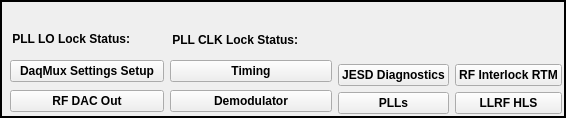
        <widget class="QFrame" name="frame_3">
         <property name="styleSheet">
          <string notr="true"/>
         </property>
         <property name="frameShape">
          <enum>QFrame::WinPanel</enum>
         </property>
         <property name="frameShadow">
          <enum>QFrame::Plain</enum>
         </property>
         <property name="lineWidth">
          <number>9</number>
         </property>
         <layout class="QGridLayout" name="gridLayout">
          <property name="leftMargin">
           <number>2</number>
          </property>
          <property name="topMargin">
           <number>2</number>
          </property>
          <property name="rightMargin">
           <number>2</number>
          </property>
          <property name="bottomMargin">
           <number>2</number>
          </property>
          <item row="0" column="0" colspan="5">
           <widget class="PyDMLabel" name="PyDMLabel">
            <property name="font">
             <font>
              <italic>true</italic>
             </font>
            </property>
            <property name="toolTip">
             <string/>
            </property>
            <property name="styleSheet">
             <string notr="true">PyDMLabel {
  background-color: rgb(229,229,231);
}</string>
            </property>
            <property name="scaledContents">
             <bool>true</bool>
            </property>
            <property name="channel" stdset="0">
             <string>ca://${DEVICE}:AMC_BUILDSTAMP</string>
            </property>
            <property name="displayFormat" stdset="0">
             <enum>PyDMLabel::String</enum>
            </property>
           </widget>
          </item>
          <item row="1" column="3">
           <layout class="QVBoxLayout" name="verticalLayout_11">
            <property name="topMargin">
             <number>0</number>
            </property>
            <item>
             <spacer name="verticalSpacer">
              <property name="orientation">
               <enum>Qt::Vertical</enum>
              </property>
              <property name="sizeHint" stdset="0">
               <size>
                <width>20</width>
                <height>40</height>
               </size>
              </property>
             </spacer>
            </item>
            <item>
             <widget class="PyDMRelatedDisplayButton" name="PyDMRelatedDisplayButton_3">
              <property name="font">
               <font>
                <weight>75</weight>
                <bold>true</bold>
               </font>
              </property>
              <property name="toolTip">
               <string/>
              </property>
              <property name="text">
               <string>JESD Diagnostics</string>
              </property>
              <property name="filenames" stdset="0">
               <stringlist>
                <string>jesd.ui</string>
               </stringlist>
              </property>
              <property name="openInNewWindow" stdset="0">
               <bool>true</bool>
              </property>
             </widget>
            </item>
            <item>
             <widget class="PyDMRelatedDisplayButton" name="PyDMRelatedDisplayButton_9">
              <property name="font">
               <font>
                <weight>75</weight>
                <bold>true</bold>
               </font>
              </property>
              <property name="toolTip">
               <string/>
              </property>
              <property name="text">
               <string>PLLs</string>
              </property>
              <property name="filenames" stdset="0">
               <stringlist>
                <string>pll.ui</string>
               </stringlist>
              </property>
              <property name="openInNewWindow" stdset="0">
               <bool>true</bool>
              </property>
             </widget>
            </item>
           </layout>
          </item>
          <item row="1" column="0">
           <widget class="PyDMEmbeddedDisplay" name="PyDMEmbeddedDisplay">
            <property name="toolTip">
             <string/>
            </property>
            <property name="filename" stdset="0">
             <string>firmware_version.ui</string>
            </property>
           </widget>
          </item>
          <item row="1" column="1">
           <layout class="QVBoxLayout" name="verticalLayout_9">
            <property name="topMargin">
             <number>0</number>
            </property>
            <item>
             <layout class="QHBoxLayout" name="horizontalLayout_4" stretch="0,0">
              <property name="spacing">
               <number>10</number>
              </property>
              <property name="leftMargin">
               <number>2</number>
              </property>
              <property name="topMargin">
               <number>2</number>
              </property>
              <property name="rightMargin">
               <number>2</number>
              </property>
              <property name="bottomMargin">
               <number>2</number>
              </property>
              <item>
               <widget class="QLabel" name="label_5">
                <property name="sizePolicy">
                 <sizepolicy hsizetype="Preferred" vsizetype="Preferred">
                  <horstretch>0</horstretch>
                  <verstretch>0</verstretch>
                 </sizepolicy>
                </property>
                <property name="font">
                 <font>
                  <weight>75</weight>
                  <bold>true</bold>
                 </font>
                </property>
                <property name="text">
                 <string>PLL LO Lock Status:</string>
                </property>
                <property name="alignment">
                 <set>Qt::AlignRight|Qt::AlignTrailing|Qt::AlignVCenter</set>
                </property>
               </widget>
              </item>
              <item>
               <widget class="PyDMByteIndicator" name="PyDMByteIndicator">
                <property name="sizePolicy">
                 <sizepolicy hsizetype="Fixed" vsizetype="Fixed">
                  <horstretch>0</horstretch>
                  <verstretch>0</verstretch>
                 </sizepolicy>
                </property>
                <property name="minimumSize">
                 <size>
                  <width>22</width>
                  <height>22</height>
                 </size>
                </property>
                <property name="maximumSize">
                 <size>
                  <width>22</width>
                  <height>22</height>
                 </size>
                </property>
                <property name="font">
                 <font>
                  <pointsize>9</pointsize>
                  <weight>50</weight>
                  <bold>false</bold>
                 </font>
                </property>
                <property name="toolTip">
                 <string/>
                </property>
                <property name="styleSheet">
                 <string notr="true"/>
                </property>
                <property name="channel" stdset="0">
                 <string>ca://${DEVICE}:LO_LOCKSTATUS</string>
                </property>
                <property name="offColor" stdset="0">
                 <color>
                  <red>255</red>
                  <green>0</green>
                  <blue>0</blue>
                 </color>
                </property>
                <property name="showLabels" stdset="0">
                 <bool>false</bool>
                </property>
                <property name="circles" stdset="0">
                 <bool>true</bool>
                </property>
                <property name="labelPosition" stdset="0">
                 <enum>QTabWidget::West</enum>
                </property>
                <property name="labels" stdset="0">
                 <stringlist>
                  <string></string>
                 </stringlist>
                </property>
               </widget>
              </item>
             </layout>
            </item>
            <item>
             <widget class="PyDMRelatedDisplayButton" name="PyDMRelatedDisplayButton">
              <property name="font">
               <font>
                <weight>75</weight>
                <bold>true</bold>
               </font>
              </property>
              <property name="toolTip">
               <string/>
              </property>
              <property name="text">
               <string>DaqMux Settings Setup</string>
              </property>
              <property name="filenames" stdset="0">
               <stringlist>
                <string>converters_settings.ui</string>
               </stringlist>
              </property>
              <property name="openInNewWindow" stdset="0">
               <bool>true</bool>
              </property>
             </widget>
            </item>
            <item>
             <widget class="PyDMRelatedDisplayButton" name="PyDMRelatedDisplayButton_7">
              <property name="font">
               <font>
                <weight>75</weight>
                <bold>true</bold>
               </font>
              </property>
              <property name="toolTip">
               <string/>
              </property>
              <property name="text">
               <string>RF DAC Out</string>
              </property>
              <property name="filenames" stdset="0">
               <stringlist>
                <string>rf_dac_out.ui</string>
               </stringlist>
              </property>
              <property name="openInNewWindow" stdset="0">
               <bool>true</bool>
              </property>
             </widget>
            </item>
           </layout>
          </item>
          <item row="1" column="2">
           <layout class="QVBoxLayout" name="verticalLayout_10">
            <property name="topMargin">
             <number>0</number>
            </property>
            <item>
             <layout class="QHBoxLayout" name="horizontalLayout_5">
              <property name="spacing">
               <number>10</number>
              </property>
              <property name="leftMargin">
               <number>2</number>
              </property>
              <property name="topMargin">
               <number>2</number>
              </property>
              <property name="rightMargin">
               <number>2</number>
              </property>
              <item>
               <widget class="QLabel" name="label_6">
                <property name="font">
                 <font>
                  <weight>75</weight>
                  <bold>true</bold>
                  <underline>false</underline>
                 </font>
                </property>
                <property name="text">
                 <string>PLL CLK Lock Status:</string>
                </property>
                <property name="alignment">
                 <set>Qt::AlignRight|Qt::AlignTrailing|Qt::AlignVCenter</set>
                </property>
               </widget>
              </item>
              <item>
               <widget class="PyDMByteIndicator" name="PyDMByteIndicator_2">
                <property name="sizePolicy">
                 <sizepolicy hsizetype="Preferred" vsizetype="Preferred">
                  <horstretch>0</horstretch>
                  <verstretch>0</verstretch>
                 </sizepolicy>
                </property>
                <property name="minimumSize">
                 <size>
                  <width>22</width>
                  <height>22</height>
                 </size>
                </property>
                <property name="maximumSize">
                 <size>
                  <width>22</width>
                  <height>24</height>
                 </size>
                </property>
                <property name="toolTip">
                 <string/>
                </property>
                <property name="channel" stdset="0">
                 <string>ca://${DEVICE}:CLOCK_LOCKSTATUS</string>
                </property>
                <property name="offColor" stdset="0">
                 <color>
                  <red>255</red>
                  <green>0</green>
                  <blue>0</blue>
                 </color>
                </property>
                <property name="orientation" stdset="0">
                 <enum>Qt::Vertical</enum>
                </property>
                <property name="showLabels" stdset="0">
                 <bool>false</bool>
                </property>
                <property name="circles" stdset="0">
                 <bool>true</bool>
                </property>
                <property name="labelPosition" stdset="0">
                 <enum>QTabWidget::West</enum>
                </property>
                <property name="labels" stdset="0">
                 <stringlist>
                  <string></string>
                 </stringlist>
                </property>
               </widget>
              </item>
             </layout>
            </item>
            <item>
             <widget class="PyDMRelatedDisplayButton" name="PyDMRelatedDisplayButton_2">
              <property name="font">
               <font>
                <weight>75</weight>
                <bold>true</bold>
               </font>
              </property>
              <property name="toolTip">
               <string/>
              </property>
              <property name="text">
               <string>Timing</string>
              </property>
              <property name="filenames" stdset="0">
               <stringlist>
                <string>time.ui</string>
               </stringlist>
              </property>
              <property name="openInNewWindow" stdset="0">
               <bool>true</bool>
              </property>
             </widget>
            </item>
            <item>
             <widget class="PyDMRelatedDisplayButton" name="PyDMRelatedDisplayButton_8">
              <property name="font">
               <font>
                <weight>75</weight>
                <bold>true</bold>
               </font>
              </property>
              <property name="toolTip">
               <string/>
              </property>
              <property name="text">
               <string>Demodulator</string>
              </property>
              <property name="filenames" stdset="0">
               <stringlist>
                <string>demodulator.ui</string>
               </stringlist>
              </property>
              <property name="openInNewWindow" stdset="0">
               <bool>true</bool>
              </property>
             </widget>
            </item>
           </layout>
          </item>
          <item row="1" column="4">
           <layout class="QVBoxLayout" name="verticalLayout_12">
            <property name="topMargin">
             <number>0</number>
            </property>
            <item>
             <spacer name="verticalSpacer_2">
              <property name="orientation">
               <enum>Qt::Vertical</enum>
              </property>
              <property name="sizeHint" stdset="0">
               <size>
                <width>20</width>
                <height>40</height>
               </size>
              </property>
             </spacer>
            </item>
            <item>
             <widget class="PyDMRelatedDisplayButton" name="PyDMRelatedDisplayButton_4">
              <property name="font">
               <font>
                <weight>75</weight>
                <bold>true</bold>
               </font>
              </property>
              <property name="toolTip">
               <string/>
              </property>
              <property name="text">
               <string>RF Interlock RTM</string>
              </property>
              <property name="filenames" stdset="0">
               <stringlist>
                <string>rtm.ui</string>
               </stringlist>
              </property>
              <property name="openInNewWindow" stdset="0">
               <bool>true</bool>
              </property>
             </widget>
            </item>
            <item>
             <widget class="PyDMRelatedDisplayButton" name="PyDMRelatedDisplayButton_10">
              <property name="font">
               <font>
                <weight>75</weight>
                <bold>true</bold>
               </font>
              </property>
              <property name="toolTip">
               <string/>
              </property>
              <property name="text">
               <string>LLRF HLS</string>
              </property>
              <property name="filenames" stdset="0">
               <stringlist>
                <string>llrf_hls.ui</string>
               </stringlist>
              </property>
              <property name="openInNewWindow" stdset="0">
               <bool>true</bool>
              </property>
             </widget>
            </item>
           </layout>
          </item>
         </layout>
        </widget>
